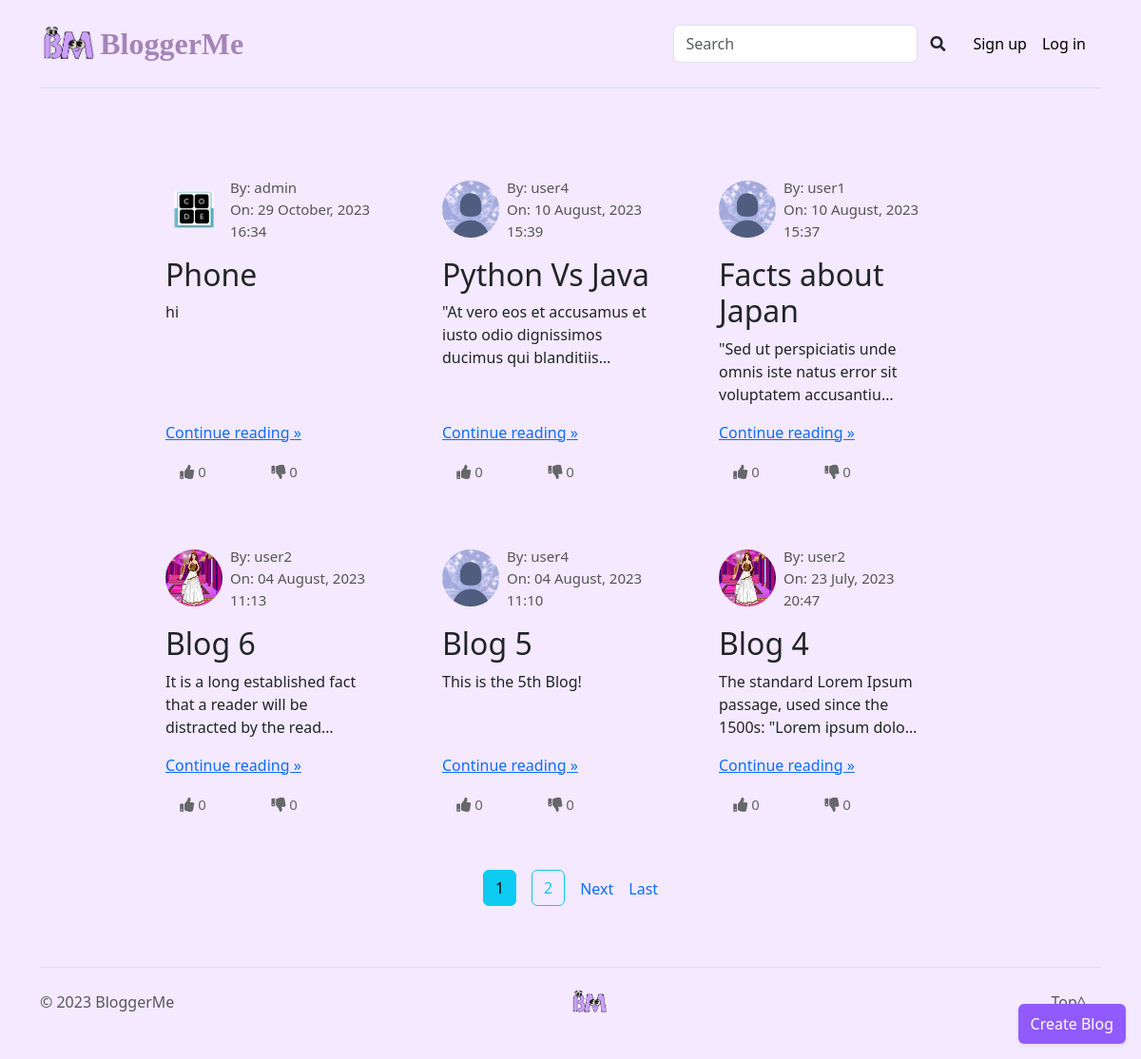
The page / on the database its author committed.
### blog/models.py (models this page shows, shortened)
class Post(models.Model):
    post_id = models.AutoField(primary_key=True)
    title = models.CharField(max_length=150)
    content = models.TextField()
    posted_on = models.DateTimeField(default=timezone.now)
    author = models.ForeignKey(User, on_delete = models.CASCADE)
    likes = models.PositiveIntegerField(default=0)
    dislikes = models.PositiveIntegerField(default=0)

### users/models.py (models this page shows, shortened)
class Profile(models.Model):
    user = models.OneToOneField(User, on_delete=models.CASCADE)
    pic = models.ImageField(default='default_profile.jpg' , upload_to='profile_pics')

### blog/views.py (the view)
# urls.py: path('', views.PostListView.as_view(), name='blog-home'),
class PostListView(ListView):
    model = Post
    context_object_name = 'posts'
    template_name='blog/home.html' #default searches for  : <app>/<model>_<viewtype>.html  here blog/post_list.html
    ordering = '-posted_on'
    paginate_by = 6

### blog/templates/blog/home.html (shortened to what this page needs)
{% extends 'blog/base.html' %}
{% load static %}
{% block body %}
    <div class="container py-3">
        <div class="container my-4 px-5  d-flex justify-content-start">
            <div class="row mx-4">
                {% for post in posts %}
                <div class="col-lg-3 ms-5 mt-4 py-2 d-flex flex-column">
                    <div class="d-flex align-items-center">
                        <img height="60" width="60" class="rounded-circle" src="{{ post.author.profile.pic.url }}">
                        <div class="ms-2">
                            <a href="{% url 'user-posts' post.author.username %}" class="m-0 username text-decoration-none">By: {{ post.author }}</a>
                            <p class="m-0 date">On: {{ post.posted_on|date:"d F, Y G:i" }}</p>
                        </div>
                    </div>
                    <h2 class="mt-3 blog_title">{{ post.title }}</h2>
                    <p class="flex-grow-1">{{ post.content|truncatechars:75 }}</p>
                    <p><a class="mt-auto" href="{% url 'post-detail' post.post_id %}">Continue reading »</a></p>
                    <div>
                        <button class="col-md-4 pe-3 mb-4 like" id="like_{{post.post_id}}" onclick=liked({{post.post_id}})>
                            <i class="fa fa-thumbs-up"></i>
                            <span class="icon">{{ post.likes }}</span>
                        </button>
                        <button class="col-md-4 ps-4 mb-4 like" id="dislike_{{post.post_id}}" onclick=disliked({{post.post_id}})>
                            <i class="fa fa-thumbs-down"></i>
                            <span class="icon">{{ post.dislikes }}</span>
                        </button>
                    </div>
                </div>
                {% endfor %}
            </div>
        </div>
            <div class="d-flex justify-content-center my-4">
                {% for num in page_obj.paginator.page_range %}
                    {% if page_obj.number == num %}
                        <a class="btn btn-info mx-2 text-decoration-none" href="?page={{num}}">{{num}}</a>
                    {% elif num > page_obj.number|add:'-3' and num < page_obj.number|add:'3' %}
                        <a class="btn btn-outline-info mx-2 text-decoration-none" href="?page={{num}}">{{num}}</a>
                    {% endif %}
                {% endfor %}
                {% if page_obj.has_next %}
                    <a class="btn-outline-info mx-2 mt-2 text-decoration-none" href="?page={{ page_obj.next_page_number }}">Next</a>
                    <a class="btn-outline-info mx-2 mt-2 text-decoration-none" href="?page={{ page_obj.paginator.num_pages }}">Last</a>
                {% endif %}
            </div>
    </div>
    <a href="{% url 'post-create' %}">
        <div class="position-fixed bottom-0 end-0 mb-3 me-3 rounded shadow-sm create-blog">
            <button style="color:#fff;" class="btn py-2 d-flex align-items-center">
                Create Blog
            </button>
        </div>
    </a>
    <link href="{% static 'blog/css/home.css' %}" rel="stylesheet">
    <link rel="stylesheet" href="https://cdnjs.cloudflare.com/ajax/libs/font-awesome/5.15.3/css/all.min.css" />
{% endblock body %}

### blog/templates/blog/base.html (shortened to what this page needs)
{% load static %}
<!doctype html>
<html lang="en">
  <head>
  </head>
    <body style="background-color: #efdfffaa;">
    <div class="container py-3">
      <header>
      <div class="d-flex flex-column flex-md-row align-items-center pb-3 mb-1 border-bottom">
          <span class="d-flex align-items-center link-body-emphasis text-decoration-none">
          <img height="60" width="60" class="rounded-circle" src="{% static 'blog/images/BloggerMe_icon.png' %}" alt="BloggerMe" height="40" width="40">
          <span class="logo"> BloggerMe </span>
          </span>
          <nav class="d-inline-flex mt-2 mt-md-0 ms-md-auto">
              <form method="post" action="#" class="d-flex me-3 link-body-emphasis text-decoration-none search" role="search">
                  <input class="form-control" type="search" placeholder="Search" aria-label="Search">
                  <button class="btn" type="submit"><i class="fas fa-search"></i></button>
              </form>
              {% if user.is_authenticated %}
                  <a class="me-3 py-2 link-body-emphasis text-decoration-none" href="{% url 'logout' %}">Logout</a>
                  <a class="mx-2 link-body-emphasis text-decoration-none" href="{% url 'profile' %}">
                      <img height="40" width="40" class="rounded-circle" src="{{ user.profile.pic.url }}">
                  </a>
              {% else %}
                  <a class="me-3 py-2 link-body-emphasis text-decoration-none" href="{% url 'sign-up' %}">Sign up</a>
                  <a class="me-3 py-2 link-body-emphasis text-decoration-none" href="{% url 'login' %}">Log in</a>
              {% endif %}
          </nav>
      </div>
      </header>
    </div>
    {% block body %}{% endblock body %}
    <div class="container">
        <footer class="d-flex flex-wrap justify-content-between align-items-center py-3 my-4 border-top">
            <p class="col-md-6 mb-0 text-body-secondary">© 2023 BloggerMe</p>
            <span class="col-md-3">
            <img src="{% static 'blog/images/BloggerMe_icon.png' %}" alt="BloggerMe" height="40" width="40">
            </span>
            <span class="nav col-md-3 justify-content-end">
                <a href="#" class="nav-link text-body-secondary">Top^</a>
            </span>
        </footer>
    </div>
    <link rel="stylesheet" href="{% static 'blog/css/base.css' %}">
    <link href="https://cdn.jsdelivr.net/npm/bootstrap@5.3.0/dist/css/bootstrap.min.css" rel="stylesheet">
  </body>
</html>

### blog/static/blog/css/home.css (style rules this page uses)
.create-blog { background: rgb(145, 90, 300); }
.username, .date { color: #555; font-size: 15px; }
.logo { margin-left: 0.1em; font-size: 2rem; font-family: "Lobster", cursive; color: #a485b8; font-weight: 700; }
.like { background: none; border: unset; outline: 0; font-size: 15px; cursor: pointer; color: #65676b; padding: 2px 1px; z-index: 10; }

### rows shown on the page
Post: author.profile.pic (picture), author "admin", posted_on "29 October, 2023 16:34", title "Phone", content "hi", likes "0", dislikes "0"
Post: author.profile.pic (placeholder picture), author "user4", posted_on "10 August, 2023 15:39", title "Python Vs Java", content "\"At vero eos et accusamus et iusto odio dignissimos ducimus qui blanditiis…", likes "0", dislikes "0"
Post: author.profile.pic (placeholder picture), author "user1", posted_on "10 August, 2023 15:37", title "Facts about Japan", content "\"Sed ut perspiciatis unde omnis iste natus error sit voluptatem accusantiu…", likes "0", dislikes "0"
Post: author.profile.pic (picture), author "user2", posted_on "04 August, 2023 11:13", title "Blog 6", content "It is a long established fact that a reader will be distracted by the read…", likes "0", dislikes "0"
Post: author.profile.pic (placeholder picture), author "user4", posted_on "04 August, 2023 11:10", title "Blog 5", content "This is the 5th Blog!", likes "0", dislikes "0"
Post: author.profile.pic (picture), author "user2", posted_on "23 July, 2023 20:47", title "Blog 4", content "The standard Lorem Ipsum passage, used since the 1500s: \"Lorem ipsum dolo…", likes "0", dislikes "0"

### other values the page prints
{{ num }} "1"
{{ num }} "2"
